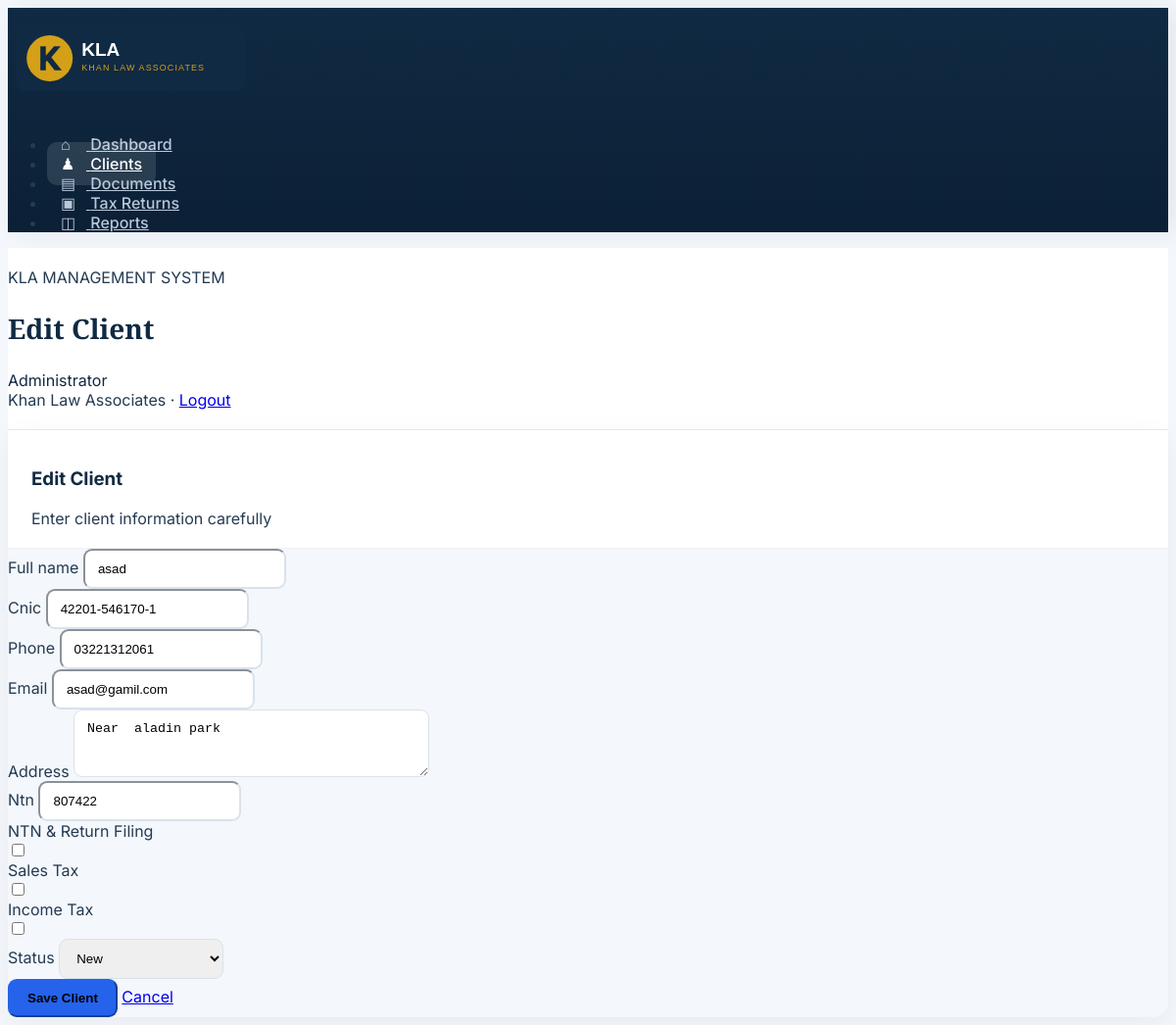
/staff/clients/3/edit/ (signed in), run on the app's committed database.
### dashboard/models.py (models this page shows, shortened)
class Client(models.Model):
    STATUS_CHOICES = [
        ("New", "New"),
        ("Under Review", "Under Review"),
        ("Information Pending", "Information Pending"),
        ("In Progress", "In Progress"),
        ("Completed", "Completed"),
    ]
    full_name = models.CharField(max_length=150)
    cnic = models.CharField(max_length=20, unique=True)
    phone = models.CharField(max_length=20)
    email = models.EmailField(blank=True)
    address = models.TextField(blank=True)
    ntn = models.CharField(max_length=30, blank=True)
    needs_ntn_return = models.BooleanField(default=False, verbose_name="NTN & Return Filing")
    needs_sales_tax = models.BooleanField(default=False, verbose_name="Sales Tax")
    needs_income_tax = models.BooleanField(default=False, verbose_name="Income Tax")
    status = models.CharField(max_length=30, choices=STATUS_CHOICES, default="New")
    created_at = models.DateTimeField(auto_now_add=True)

### dashboard/views.py (the view)
    @login_required(login_url="staff_login")
    def wrapped(request, *args, **kwargs):
        if not (request.user.is_staff or getattr(request.user.profile, "role", "CLIENT") == "STAFF"):
            messages.error(request, "Please sign in with a staff account to access the management system.")
            return redirect("client_portal")
        return view(request, *args, **kwargs)

### dashboard/views.py (called while the page is built)
def staff_required(view):
    @login_required(login_url="staff_login")
    def wrapped(request, *args, **kwargs):
        if not (request.user.is_staff or getattr(request.user.profile, "role", "CLIENT") == "STAFF"):
            messages.error(request, "Please sign in with a staff account to access the management system.")
            return redirect("client_portal")
        return view(request, *args, **kwargs)
    return wrapped

@staff_required
def edit_client(request, pk):
    client = get_object_or_404(Client, pk=pk)
    if request.method == "POST":
        form = ClientForm(request.POST, instance=client)
        if form.is_valid():
            form.save()
            messages.success(request, "Client information updated successfully.")
            return redirect("clients")
    else:
        form = ClientForm(instance=client)
    return render(request, "dashboard/client_form.html", {
        "form": form, "title": "Edit Client", "client": client
    })

### dashboard/templates/dashboard/client_form.html (shortened to what this page needs)
{% extends "dashboard/base.html" %}
{% block page_title %}{{ title }}{% endblock %}
{% block content %}
<div class="row justify-content-center">
<div class="col-lg-10">
<div class="card">
<div class="card-header">
<div>
<h3 class="card-title mb-1">{{ title }}</h3>
<div class="text-muted small">Enter client information carefully</div>
</div>
</div>
<div class="card-body p-4">
<form method="post">
<div class="row">
{% for field in form %}
<div class="{% if field.name == 'address' %}col-12{% elif field.field.widget.input_type == 'checkbox' %}col-md-4{% else %}col-md-6{% endif %} mb-4">
<label class="form-label fw-semibold">{{ field.label }}</label>
{% if field.field.widget.input_type == 'checkbox' %}<div>{{ field }}</div>{% else %}
{{ field }}
{% endif %}
</div>
{% endfor %}
</div>
<div class="border-top pt-4 d-flex gap-2">
<button type="submit" class="btn btn-primary px-4">Save Client</button>
<a href="{% url 'clients' %}" class="btn btn-outline-secondary">Cancel</a>
</div>
</form>
</div>
</div>
</div>
</div>
{% endblock %}

### static/css/style.css (style rules this page uses)
:root { --kla-navy: #102A43; --kla-navy-light: #163A5F; --kla-blue: #2563EB; --kla-gold: #D4A017; --kla-bg: #F4F7FB; --kla-text: #243B53; }
* { box-sizing: border-box; }
body { background: var(--kla-bg); color: var(--kla-text); font-family: 'Inter', sans-serif; }
.card { border: 0; border-radius: 16px; box-shadow: 0 8px 30px rgba(31,59,84,.06); }
.card-header { background:white; border-bottom:1px solid #EEF1F5; padding:20px 24px; }
.card-title { color:var(--kla-navy); font-weight:700; }
.btn-primary { background: var(--kla-blue); border-color:var(--kla-blue); border-radius:9px; padding:10px 18px; font-weight:600; }
.form-control, .form-select { border-radius: 9px; padding: 11px 13px; border-color:#D9E2EC; }

### data on the page
Client: form "asad" "42201-546170-1" "03221312061" "asad@gamil.com" "Near aladin park" "807422" "New"

### other printed values
{{ title }} "Edit Client"
{{ field.label }} "Full name" "Cnic" "Phone" "Email" "Address" "Ntn" "NTN & Return Filing" "Sales Tax" "Income Tax" "Status"
